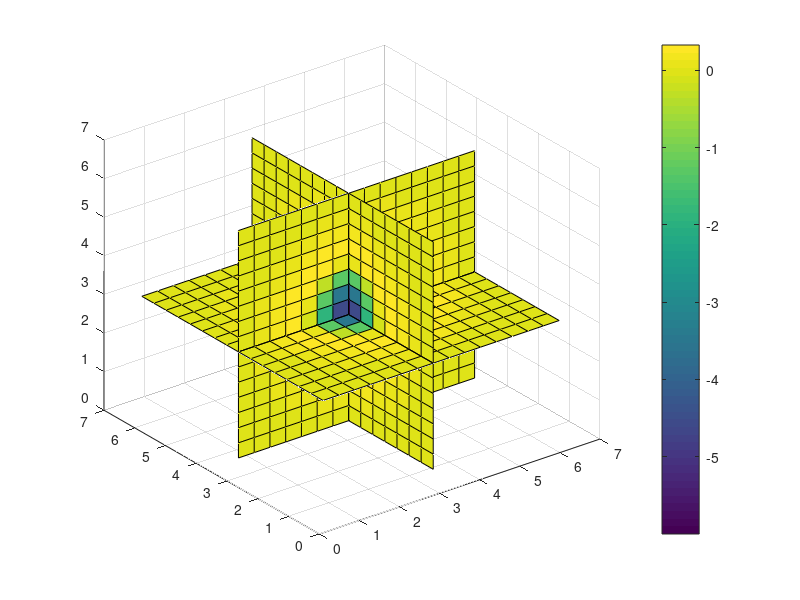

This chart was generated by the following MATLAB code:
clear all;
clc;
close all;

nu = 1.0; % viscosity

NX = 16; NY = 16; NZ = 16;
dx = 2*pi/NX; dy = 2*pi/NY; dz = 2*pi/NZ;

[x,y,z] = meshgrid(dx*[1:NX],dy*[1:NY],dz*[1:NZ]);

% components of velocity
% u = U_x, v = U_y, w = U_z

u = exp(-((x-pi).^2+(y-pi).^2+(z-pi).^2));
v = zeros(NX,NY,NZ);
w = zeros(NX,NY,NZ);

% analytical derivatives

ux = -2.0*(x-pi).*u; uy = -2.0*(y-pi).*u; uz = -2.0*(z-pi).*u;
vx = 0.0; vy = 0.0; vz = 0.0;
wx = 0.0; wy = 0.0; wz = 0.0;

uxx = -2.0*u.*(1-2.0*(x-pi).^2);
uyy = 4.0*(x-pi).*(y-pi).*u;
uzz = 4.0*(x-pi).*(z-pi).*u;

vxx = 0.0;
vyy = 0.0;
vzz = 0.0;

wxx = 0.0;
wyy = 0.0;
wzz = 0.0;

% analytical advection term derivatives

advx = u.*ux + v.*uy + w.*uz;
advy = u.*vx + v.*vy + w.*vz;
advz = u.*wx + v.*wy + w.*wz;

% analitycal dissipation term

dissx = nu*(uxx + uyy + uzz);
dissy = nu*(vxx + vyy + vzz);
dissz = nu*(wxx + wyy + wzz);

% SPECTRAL
% wave numbers
kx = [0:NX/2 -NX/2+1:-1];
ky = [0:NY/2 -NY/2+1:-1];
kz = [0:NZ/2 -NZ/2+1:-1];

ikx = zeros(NX,NY,NZ);
iky = zeros(NX,NY,NZ);
ikz = zeros(NX,NY,NZ);

for ii=1:NZ
    ikx(:,:,ii) = 1i*ones(1,NY)'*kx;
    iky(:,:,ii) = 1i*ky'*ones(1,NX);
end
for ii=1:NX
    ikz(ii,:,:) = 1i*ones(1,NY)'*kz;
end

ikx2 = ikx.*ikx;
iky2 = iky.*iky;
ikz2 = ikz.*ikz;

% Fourier transform of velocity components

uf = fftn(u);
vf = fftn(v);
wf = fftn(w);

% Spectral velocity derivatives

us_x = real(ifftn(ikx.*uf));
us_y = real(ifftn(iky.*uf));
us_z = real(ifftn(ikz.*uf));

us_xx = real(ifftn(ikx2.*uf));
us_yy = real(ifftn(iky2.*uf));
us_zz = real(ifftn(ikz2.*uf));

vs_x = real(ifftn(ikx.*vf));
vs_y = real(ifftn(iky.*vf));
vs_z = real(ifftn(ikz.*vf));

vs_xx = real(ifftn(ikx2.*vf));
vs_yy = real(ifftn(iky2.*vf));
vs_zz = real(ifftn(ikz2.*vf));

ws_x = real(ifftn(ikx.*wf));
ws_y = real(ifftn(iky.*wf));
ws_z = real(ifftn(ikz.*wf));

ws_xx = real(ifftn(ikx2.*wf));
ws_yy = real(ifftn(iky2.*wf));
ws_zz = real(ifftn(ikz2.*wf));

% Spectral advection term

advs_x = u.*us_x + v.*us_y + w.*us_z;
advs_y = u.*vs_x + v.*vs_y + w.*vs_z;
advs_z = u.*ws_x + v.*ws_y + w.*ws_z;

% Spectral dissipative term

diss_x = nu*(us_xx + us_yy + us_zz);
diss_y = nu*(vs_xx + vs_yy + vs_zz);
diss_z = nu*(ws_xx + ws_yy + ws_zz);


% scatter3(x(:),y(:),z(:),15,advx(:)),colorbar
slice(x,y,z,diss_x,pi,pi,pi),colorbar
